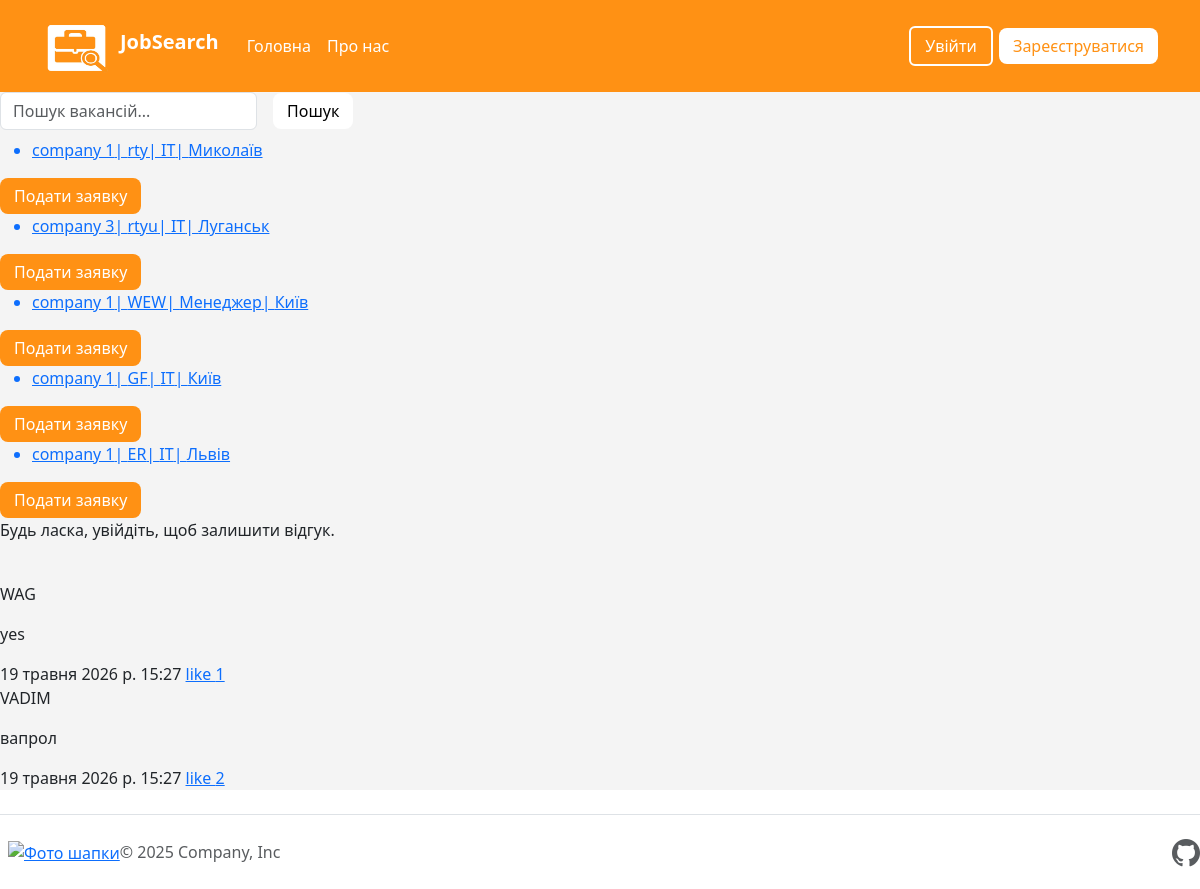
The page / on the database its author committed.
### project/models.py (models this page shows, shortened)
class Vacancy(models.Model):
    title = models.CharField(max_length=256)#Заголовок
    description = models.TextField()#опис
    description1 = models.TextField(null=True, blank=True)#опис
    description2 = models.TextField(null=True, blank=True)#опис
    link = models.URLField(max_length=500, null=True, blank=True)
    company = models.ForeignKey(EmployerProfile, on_delete=models.CASCADE, related_name="vacancies")
    image = models.ImageField(upload_to='vacancies/images/',  null=True, blank=True)
    price_start = models.DecimalField(max_digits=10, decimal_places=2, null=True, blank=True)
    price_end = models.DecimalField(max_digits=10, decimal_places=2, null=True, blank=True)
    category = models.ForeignKey(Category, on_delete=models.SET_NULL, null=True)
    city = models.ForeignKey(City, on_delete=models.SET_NULL, related_name="vacancies", null=True)
    street = models.CharField(max_length=255, verbose_name="Вулиця")
    date = models.DateTimeField(auto_now_add=True)#дата створення

class Category(models.Model):
    name = models.CharField(max_length=150)
    def __str__(self):
        return self.name

class City(models.Model):
    name = models.CharField(max_length=100)
    def __str__(self):
        return self.name

class Response(models.Model):
    author = models.OneToOneField(User, on_delete=models.CASCADE, related_name="site_comment")#автор
    content = models.TextField()#опис
    date = models.DateTimeField(auto_now_add=True)#дата створення
    created_at = models.DateTimeField(auto_now_add=True)

### auth_system/models.py (models this page shows)
class EmployerProfile(models.Model):
    TYPES_CHOICES = (
        ('private', 'Приватна особа'),
        ('company', 'Компанія'),
    )
    user = models.OneToOneField(User, on_delete=models.CASCADE, related_name='employer')
    employer_type = models.CharField(max_length=10, choices=TYPES_CHOICES, default='private')#тип роботодавця
    name_company = models.CharField(max_length=20)#назва компанії
    role = models.CharField(choices=ROLE_CHOICES, max_length=20, default='Employer')#роль
    description = models.TextField()#опис
    logo = models.ImageField(upload_to='company_logos/', blank=True, null=True)#логотип
    referral_company = models.ForeignKey('project.Category', on_delete=models.SET_NULL, null=True)#направлення компаній
    website = models.URLField(max_length=200, null=True, blank=True)#посилання на сайт компаній
    def __str__(self):
        return self.name_company

### project/views.py (the view, shortened to what this page needs)
# urls.py: path('', views.Job_ListView.as_view(), name='job_list'),
class Job_ListView(ListView):
    model = Vacancy
    form_class = Response_CreatFrom
    context_object_name = "jobs"
    template_name = "jobs/job_list.html"
    def get_context_data(self, **kwargs):
        context = super().get_context_data(**kwargs)
        context['all_responses'] = Response.objects.all()
        user_already_responded = False
        if self.request.user.is_authenticated:
            user_already_responded = Response.objects.filter(author=self.request.user).exists()
        context['search_form'] = Vacancy_SurchFrom()
        if self.request.user.is_authenticated:
            context['user_already_responded'] = user_already_responded
        context['response_form'] = self.form_class()
        return context

### project/forms.py
class Vacancy_SurchFrom(forms.Form):
    q = forms.CharField(
        label='Search',
        max_length=100,
        required=False,  # Додай це, щоб можна було зайти на сторінку без запиту
        widget=forms.TextInput(attrs={
            'class': 'form-control',
            'placeholder': 'Пошук вакансій...'
        })
    )

class Response_CreatFrom(forms.ModelForm):
    class Meta:
        model = Response
        fields = ['content']
        widgets = {'content': forms.Textarea(attrs={
            'class': 'form-control',
            'placeholder': 'Додайте коментар',
            'rows': 4
        })}

### templates/jobs/job_list.html (shortened to what this page needs)
{% extends 'base.html' %}
{% load static %}
{% block content %}
<div class="center mb-2">
    <form action="{% url 'job_surh' %}" method="get" class="row row-cols-lg-auto g-3 align-items-center">
        <div class="col-12">
            {{ search_form.q }}
        </div>
        <div class="col-12">
            <button type="submit" class=" btn-exit">Пошук</button>
        </div>
    </form>
</div>
{% for jo in jobs %}
<a href="{% url 'job_datail' pk=jo.id %}">
<ul>
    <li>
        {{ jo.company }}|
        {{ jo.title }}|
        {{ jo.category }}|
        {{ jo.city }}
    </li>
</ul>
</a>
{% if user.employer %}
    {% if user == jo.company.user %}
        <a href="{% url 'job_update' jo.pk %}">
            Редагувати мою вакансію
        </a>
        <a href="{% url 'job_delete' jo.pk %}">delete</a>
        <p>Заявок({{ jo.applications.count }})</p>
    {% endif %}
{% else %}
<a href="{% url 'apply_for_job' jo.id %}" class="btn-L">
    Подати заявку
</a>
{% endif %}
{% endfor %}
{% if user.is_authenticated %}
    {% if user_already_responded %}
        <p>Ви вже залишили відгук про наш сайт. Дякуємо!</p>
    {% else %}
        <form method="POST" action="">
            {% csrf_token %}
            {{ response_form.as_p }}
            <button type="submit">Опублікувати відгук</button>
        </form>
    {% endif %}
{% else %}
    <p>Будь ласка, увійдіть, щоб залишити відгук.</p>
{% endif %}
<br>
<div class="responses">
    {% for res in all_responses %}
                <p>{{ res.author }}</p>
                <p>{{ res.content }}</p>
                    {{ res.date }}
    <a href="{% url 'Like_Response' res.id %}">
        like {{ res.likes.count }}
    </a>
    {% endfor %}
</div>
{% endblock %}

### templates/base.html (shortened to what this page needs)
<!DOCTYPE html>
{% load static %}
<html lang="en">
<head>
    <link href="https://cdn.jsdelivr.net/npm/bootstrap@5.3.8/dist/css/bootstrap.min.css" rel="stylesheet">
    <link rel="stylesheet" href="https://cdn.jsdelivr.net/npm/bootstrap-icons@1.11.1/font/bootstrap-icons.css">
    <link rel="stylesheet" href="{% static 'css/stayle.css' %}">
</head>
<body>
    <header class="p-3 bac-color" >
        <div class="container">
            <div class="d-flex flex-wrap collapse navbar-collapse justify-content-center">
                <a href="/" class="me-1">
                    <img src="{% static 'image/s-logo.png' %}" alt="Фото шапки" width="70" height="60" >
                </a>
                <h5 class="text-xl px-1 fw-bold text-white me-3">JobSearch</h5>
                <ul class="nav col-12 col-lg-auto me-lg-auto mb-2 justify-content-center mb-md-0">
                    <li><a href="{% url 'job_list'%}" class="nav-link px-2 text-white">Головна</a></li>
                    <li><a href="{% url 'job_site'%}" class="nav-link px-2 text-white">Про нас</a></li>
                </ul>
                <div class="text-end">
                {% if user.is_authenticated %}
                    {% if user.employer %}
                        <a class="nav-link text-white me-3" href="{% url 'job_company' %}">
                            Компанія: {{ user.employer.name_company }}
                        </a>
                    {% else %}
                        <a class="nav-link me-3" href="{% url 'job_profile' %}">
                            Мій кабінет: {{ user.profile.first_name }}
                        </a>
                    {% endif %}
                </div>
                <div class="text-end">
                    <a href="{% url 'logout' %}" class="btn-exit">
                        Вийти
                    </a>
                </div>
                    {% else %}
                <div class="text-end">
                    <a href="{% url 'job_login' %}" class=" btn-yo">Увійти</a>
                    <a href="{% url 'signup_cho' %}" class=" btn-regi">Зареєструватися</a>
                </div>
                    {% endif %}
            </div>
        </div>
    </header>
    <main>
        {% block content %}
        {% endblock %}
    </main>
    <footer class="d-flex flex-wrap justify-content-between align-items-center py-3 my-4 border-top">
        <div class="col-md-4 d-flex align-items-center">
            <a href="/" class="mb-3 me-2 mb-md-0 text-body-secondary text-decoration-none lh-1" aria-label="Bootstrap">
                <a href="/">
                    <img src="#" alt="Фото шапки" width="60" height="60" >
                </a>
            </a>
            <span class="mb-3 mb-md-0 text-body-secondary">© 2025 Company, Inc</span>
        </div>
        <ul class="nav col-md-4 justify-content-end list-unstyled d-flex">
            <li class="ms-3">
                <a class="text-body-secondary" href="https://github.com/vadimanceglov-afk/Veer">
                    <i class="bi bi-github fs-3"></i>
                </a>
            </li>
        </ul>
    </footer>
</body>
</html>

### static/css/stayle.css (style rules this page uses)
html, body { height: 100%; margin: 0; }
body { display: flex; flex-direction: column; min-height: 100vh; }
main { flex: 1; background: rgba(236, 236, 236, 0.593); }
.bac-color { background-color: #ff9114; }
.btn-exit { display: inline-block; padding: 6px 14px; background-color: white; color: black; border-radius: 8px; text-decoration: none; font-weight: 500; border: none; cursor: pointer; text-align: center; }
.btn-regi { display: inline-block; padding: 6px 14px; background-color: white; color: #ff9114; border-radius: 8px; text-decoration: none; font-weight: 500; border: none; cursor: pointer; text-align: center; }
.btn-L { display: inline-block; padding: 6px 14px; background-color: #ff9114; color: white; border-radius: 8px; text-decoration: none; font-weight: 500; border: none; cursor: pointer; text-align: center; }
.btn-yo { background-color: #ff9114; border: 2px solid white; border-radius: 0.375rem; color: white; padding: 6px 14px; text-align: center; text-decoration: none; display: inline-block; font-weight: 500; margin: 4px 2px; transition-duration: 0.4s; cursor: pointer; }

### rows shown on the page
Vacancy: company "company 1", title "rty", category "ІТ", city "Миколаїв"
Vacancy: company "company 3", title "rtyu", category "ІТ", city "Луганськ"
Vacancy: company "company 1", title "WEW", category "Менеджер", city "Київ"
Vacancy: company "company 1", title "GF", category "ІТ", city "Київ"
Vacancy: company "company 1", title "ER", category "ІТ", city "Львів"
Response: author "WAG", content "yes", date "19 травня 2026 р. 15:27", likes.count "1"
Response: author "VADIM", content "вапрол", date "19 травня 2026 р. 15:27", likes.count "2"
